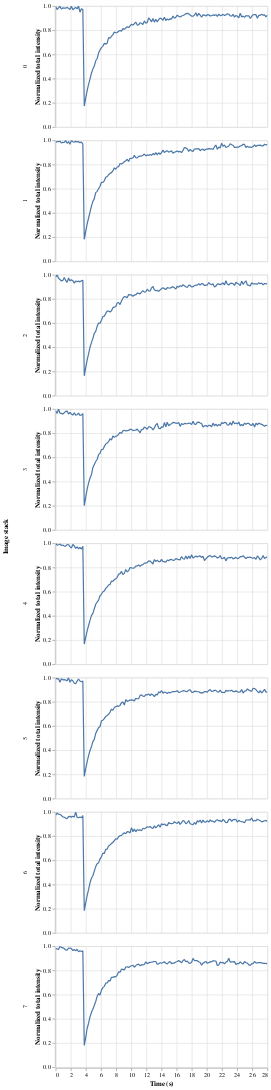

Notebook source saved alongside this figure:
### Markdown cell above
We can plot the normalized intensity over time for each image stack.

### Code cell
alt.Chart(df,
          height=200,
          width=350
    ).mark_line(
        strokeJoin='bevel'
    ).encode(
        x=alt.X('time:Q', title='Time (s)', scale=alt.Scale(domain=[0, t[-1]], nice=False)),
        y=alt.Y('total_intensity:Q', title='Normalized total intensity'),
        row=alt.Row('stack:Q', title='Image stack'),
        tooltip=['time', 'total_intensity']
    ).interactive()

### Figure 1 — Vega-Lite specification as saved in the notebook (floating-point values rounded to 4 significant figures; data arrays with more than 128 entries replaced by an {"elided": "..."} marker saying what was removed)
{"$schema": "https://vega.github.io/schema/vega-lite/v2.6.0.json", "config": {"view": {"height": 300, "width": 400}}, "data": {"name": "data-3e5d1d90bcc8dd40596bfb3220781eaf"}, "datasets": {"data-3e5d1d90bcc8dd40596bfb3220781eaf": {"elided": "1192 records"}}, "encoding": {"row": {"field": "stack", "title": "Image stack", "type": "quantitative"}, "tooltip": [{"field": "time", "type": "quantitative"}, {"field": "total_intensity", "type": "quantitative"}], "x": {"field": "time", "scale": {"domain": [0, 28.01], "nice": false}, "title": "Time (s)", "type": "quantitative"}, "y": {"field": "total_intensity", "title": "Normalized total intensity", "type": "quantitative"}}, "height": 200, "mark": {"strokeJoin": "bevel", "type": "line"}, "selection": {"selector001": {"bind": "scales", "encodings": ["x", "y"], "mark": {"fill": "#333", "fillOpacity": 0.125, "stroke": "white"}, "on": "[mousedown, window:mouseup] > window:mousemove!", "resolve": "global", "translate": "[mousedown, window:mouseup] > window:mousemove!", "type": "interval", "zoom": "wheel!"}}, "width": 350}
